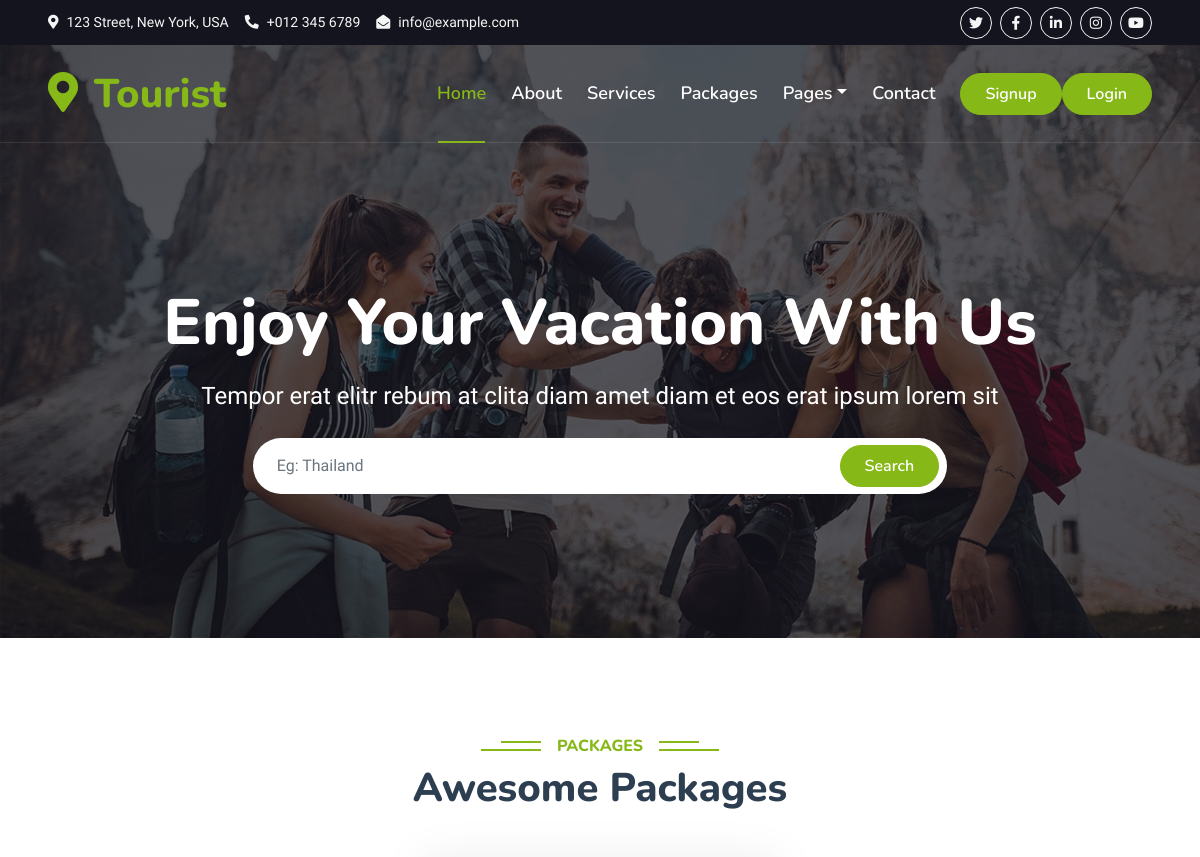
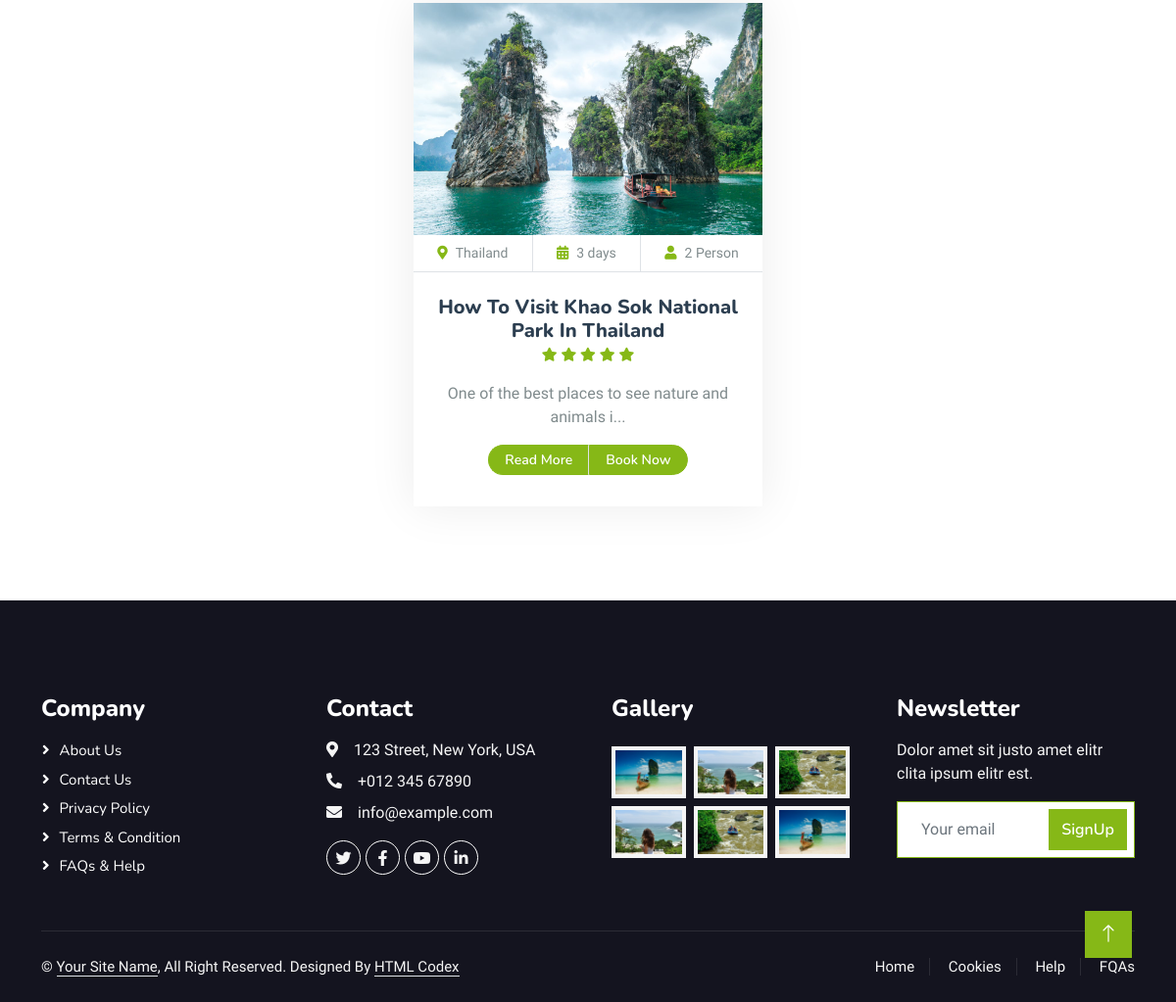
Page /category/beaches on the committed database (2 pictures, top to bottom).
### tables this page shows
CREATE TABLE `posts` (
  `id` int(11) NOT NULL,
  `slug` text NOT NULL,
  `post_type` int(11) NOT NULL,
  `banner_img` varchar(100) NOT NULL,
  `title` varchar(200) NOT NULL,
  `sub_title` text NOT NULL,
  `description` text NOT NULL,
  `posted_date` timestamp NOT NULL DEFAULT current_timestamp(),
  `publish_date` date DEFAULT NULL,
  `event_date` date DEFAULT NULL,
  `attachment` text DEFAULT NULL,
  `is_new` tinyint(4) DEFAULT NULL,
  `tags` text DEFAULT NULL,
  `is_active` tinyint(4) NOT NULL
);

### application/controllers/FrontendController.php (called while the page is built, shortened)
<?php
class FrontendController extends CI_Controller {
	public function __construct() {
		$this->load->model('FrontendModel', 'front');
	 }
	public function categotyPost($slug)
	{
		$data['post_type'] = $this->front->get_one_post_type($slug);
		$data['posts'] = $this->front->get_all_post_by_category($data['post_type']->id);
		$data['title'] = ucfirst('Home');
		$data['content'] = $this->load->view('category_post', $data, true);
        $this->load->view('layout', $data);
	}
}

### index.php (called while the page is built, shortened)
<?php
require_once BASEPATH.'core/CodeIgniter.php';

### application/models/FrontendModel.php (called while the page is built, shortened)
<?php
class FrontendModel extends CI_Model
{
    public function get_all_post_by_category($post_type_id)
	{
        $this->db->select("posts.*,post_type.post_type_name");
        $this->db->from("posts");
        $this->db->join("post_type", "posts.post_type=post_type.id");
        $this->db->where(['posts.is_active' => 1]);
        $this->db->where(['post_type.id' => $post_type_id]);
        $qry = $this->db->get();
        $res= $qry->result();
        return $res;
	}
}

### application/views/category_post.php (the view)
<div class="container-xxl py-5">
    <div class="container">
        <div class="text-center wow fadeInUp" data-wow-delay="0.1s">
            <h6 class="section-title bg-white text-center text-primary px-3">Packages</h6>
            <h1 class="mb-5">Awesome Packages</h1>
        </div>
        <div class="row g-4 justify-content-center">
        <?php if(isset($posts) && count($posts)>0){
             foreach ($posts as $post) {?>
            <div class="col-lg-4 col-md-6 wow fadeInUp" data-wow-delay="0.1s">
                <div class="package-item">
                    <div class="overflow-hidden">
                        <img class="img-fluid" src="<?php echo base_url().$post->banner_img; ?>" alt="">
                    </div>
                    <div class="d-flex border-bottom">
                        <small class="flex-fill text-center border-end py-2"><i class="fa fa-map-marker-alt text-primary me-2"></i>Thailand</small>
                        <small class="flex-fill text-center border-end py-2"><i class="fa fa-calendar-alt text-primary me-2"></i>3 days</small>
                        <small class="flex-fill text-center py-2"><i class="fa fa-user text-primary me-2"></i>2 Person</small>
                    </div>
                    <div class="text-center p-4">
                        <h5 class="mb-0"><?php
                        $string = $post->title;
                        echo $string;
                        ?></h5>
                        <div class="mb-3">
                            <small class="fa fa-star text-primary"></small>
                            <small class="fa fa-star text-primary"></small>
                            <small class="fa fa-star text-primary"></small>
                            <small class="fa fa-star text-primary"></small>
                            <small class="fa fa-star text-primary"></small>
                        </div>
                        <p>
                            <?php
                            $string = strip_tags($post->description);
                            if(strlen($string) > 50) $string = substr($string, 0, 50).'...';
                            echo $string;
                            ?>
                    </p>
                        <div class="d-flex justify-content-center mb-2">
                            <a href="<?php echo base_url('blog/'.$post->slug); ?>" class="btn btn-sm btn-primary px-3 border-end" style="border-radius: 30px 0 0 30px;">Read More</a>
                            <a href="#" class="btn btn-sm btn-primary px-3" style="border-radius: 0 30px 30px 0;">Book Now</a>
                        </div>
                    </div>
                </div>
            </div>
        <?php } } ?>
        </div>
    </div>
</div>

### assets_front/css/style.css (style rules this page uses)
:root { --primary: #86B817; --secondary: #FE8800; --light: #F5F5F5; --dark: #14141F; }
.btn { font-family: 'Nunito', sans-serif; font-weight: 600; transition: .5s; }
.btn.btn-primary, .btn.btn-secondary { color: #FFFFFF; }
.section-title { position: relative; display: inline-block; text-transform: uppercase; }
.section-title::before { position: absolute; content: ""; width: calc(100% + 80px); height: 2px; top: 4px; left: -40px; background: var(--primary); z-index: -1; }
.section-title::after { position: absolute; content: ""; width: calc(100% + 120px); height: 2px; bottom: 5px; left: -60px; background: var(--primary); z-index: -1; }
.package-item { box-shadow: 0 0 45px rgba(0, 0, 0, .08); }
.package-item img { transition: .5s; }

### rows in the picture
posts: banner_img (picture), title "How To Visit Khao Sok National Park In Thailand", description "One of the best places to see nature and animals i..."
